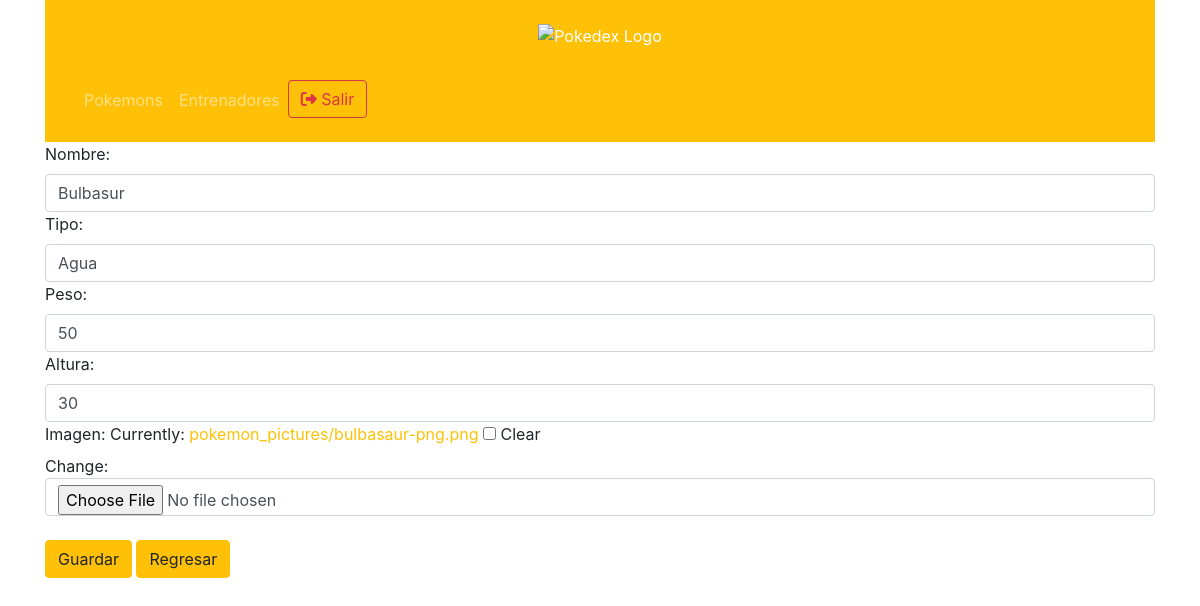
/edit_pokemon/1 (signed in), run on the app's committed database.
### pokedex/models.py (models this page shows, shortened)
class Pokemon(models.Model):
    name = models.CharField(max_length=100, null=False)
    type = models.CharField(max_length=140, null=False)
    weight = models.IntegerField(null=False)
    height = models.IntegerField(null=False)
    picture = models.ImageField(upload_to="pokemon_pictures/", null=True, blank=True)

### pokedex/views.py (the view)
# urls.py: path("edit_pokemon/<int:pokemon_id>", views.edit_pokemon, name="edit_pokemon"),
@login_required
def edit_pokemon(request, pokemon_id):
    pokemon = Pokemon.objects.get(id=pokemon_id)
    if request.method == "POST":
        form = PokemonForm(request.POST, request.FILES, instance=pokemon)
        if form.is_valid():
            form.save()
            return redirect ("pokedex:index")
    else:
        form = PokemonForm(instance=pokemon)
    return render (request, "pokemon_form.html", {"form":form})

### pokedex/forms.py
class PokemonForm(forms.ModelForm):
    class Meta:
        model = Pokemon
        fields = "__all__"
        labels = {
            "name": "Nombre",
            "type": "Tipo",
            "weight": "Peso",
            "height": "Altura",
            "picture": "Imagen",
        }
        widgets = {
            "name" : forms.TextInput(attrs={"class": "form-control"}),
            "type" : forms.TextInput (attrs={"class": "form-control"}),
            "height" : forms.NumberInput (attrs={"class": "form-control"}),
            "weight" : forms.NumberInput (attrs={"class": "form-control"}),
            "picture" : forms.ClearableFileInput (attrs={"class": "form-control"}),
        }

### pokedex/templates/pokemon_form.html (shortened to what this page needs)
{% extends "base.html" %}
{% block content %}
        <form method="post" enctype="multipart/form-data">
                {{form.as_div}}
                <br>
                <button type="submit" class = "btn btn-warning">Guardar</button>
                <a href="{% url 'pokedex:index' %}" class="btn btn-primary">Regresar</a>
        </form>
{% endblock content %}

### data on the page
Pokemon: name "Bulbasur", type "Agua", weight "50", height "30"
